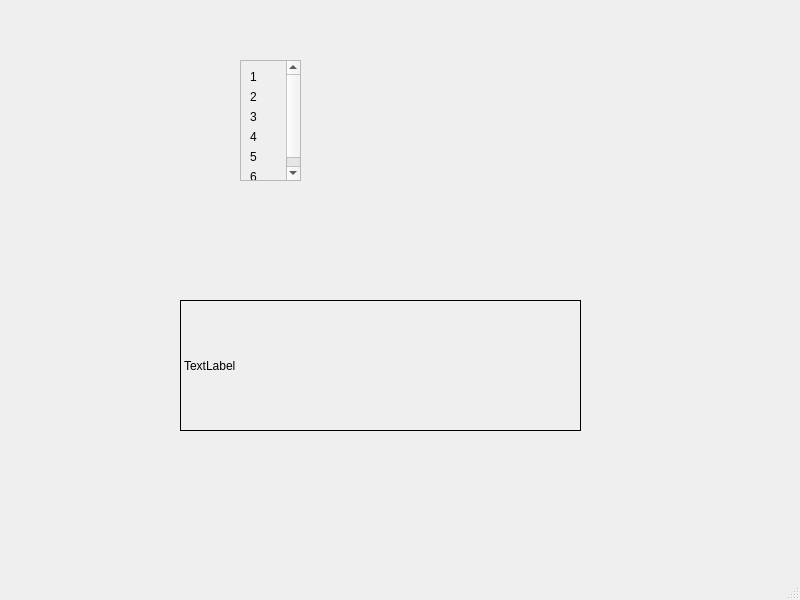
<?xml version="1.0" encoding="UTF-8"?>
<ui version="4.0">
 <class>MainWindow</class>
 <widget class="QMainWindow" name="MainWindow">
  <property name="geometry">
   <rect>
    <x>0</x>
    <y>0</y>
    <width>800</width>
    <height>600</height>
   </rect>
  </property>
  <property name="windowTitle">
   <string>MainWindow</string>
  </property>
  <widget class="QWidget" name="centralwidget">
   <widget class="myQlabel" name="label">
    <property name="geometry">
     <rect>
      <x>180</x>
      <y>300</y>
      <width>401</width>
      <height>131</height>
     </rect>
    </property>
    <property name="frameShape">
     <enum>QFrame::Box</enum>
    </property>
    <property name="text">
     <string>TextLabel</string>
    </property>
   </widget>
   <widget class="QScrollArea" name="scrollArea">
    <property name="geometry">
     <rect>
      <x>240</x>
      <y>60</y>
      <width>61</width>
      <height>121</height>
     </rect>
    </property>
    <property name="widgetResizable">
     <bool>true</bool>
    </property>
    <widget class="QWidget" name="scrollAreaWidgetContents">
     <property name="geometry">
      <rect>
       <x>0</x>
       <y>0</y>
       <width>42</width>
       <height>120</height>
      </rect>
     </property>
     <layout class="QVBoxLayout" name="verticalLayout">
      <item>
       <widget class="myQlabel" name="label_2">
        <property name="text">
         <string>1</string>
        </property>
       </widget>
      </item>
      <item>
       <widget class="myQlabel" name="label_3">
        <property name="text">
         <string>2</string>
        </property>
       </widget>
      </item>
      <item>
       <widget class="myQlabel" name="label_4">
        <property name="text">
         <string>3</string>
        </property>
       </widget>
      </item>
      <item>
       <widget class="myQlabel" name="label_5">
        <property name="text">
         <string>4</string>
        </property>
       </widget>
      </item>
      <item>
       <widget class="myQlabel" name="label_6">
        <property name="text">
         <string>5</string>
        </property>
       </widget>
      </item>
      <item>
       <widget class="myQlabel" name="label_7">
        <property name="text">
         <string>6</string>
        </property>
       </widget>
      </item>
     </layout>
    </widget>
   </widget>
  </widget>
  <widget class="QMenuBar" name="menubar">
   <property name="geometry">
    <rect>
     <x>0</x>
     <y>0</y>
     <width>800</width>
     <height>22</height>
    </rect>
   </property>
  </widget>
  <widget class="QStatusBar" name="statusbar"/>
 </widget>
 <customwidgets>
  <customwidget>
   <class>myQlabel</class>
   <extends>QLabel</extends>
   <header>myqlabel.h</header>
  </customwidget>
 </customwidgets>
 <resources/>
 <connections/>
</ui>
